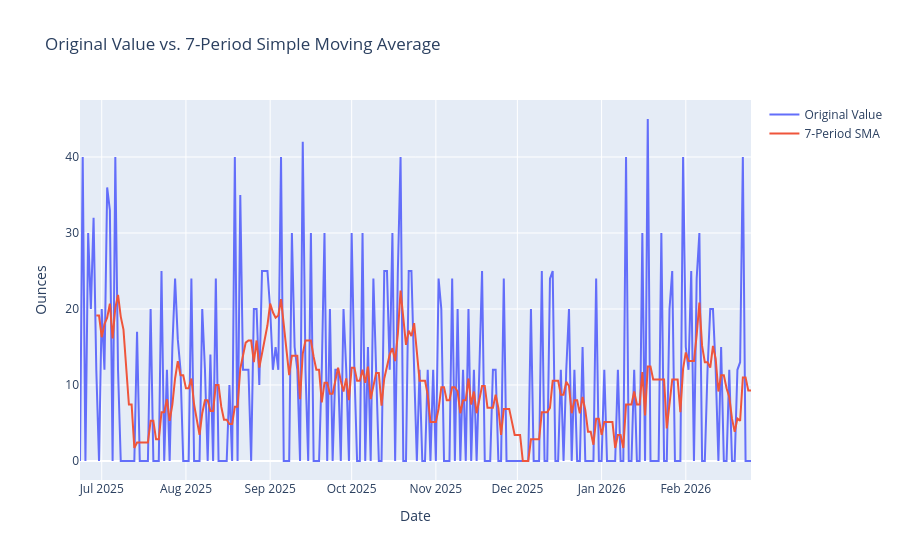

The notebook cell this image was saved under:
### Code cell
# 2. Fit an MA model (order q=2) using ARIMA
#    - In ARIMA(p,d,q), setting p=0 and d=0 makes it a pure MA model.
#    - The 'order' parameter is a tuple (p, d, q) where 'q' is the order of the MA component.
ma_model = ARIMA(y, order=(0, 0, 2)) # MA(2) model
ma_results = ma_model.fit()

# 3. Print the model summary for insight into parameters and fit
print(ma_results.summary())

##############################################################################################
# 4. Plot the forecast (in-sample)
df['SMA_7'] = df['ounces'].rolling(window=7).mean()
# Create a Plotly figure
fig = go.Figure()
# Add original data trace
fig.add_trace(go.Scatter(x=df['date'], y=df['ounces'], mode='lines', name='Original Value'))
# Add SMA trace
fig.add_trace(go.Scatter(x=df['date'], y=df['SMA_7'], mode='lines', name='7-Period SMA'))
# Update layout for better readability
fig.update_layout(title='Original Value vs. 7-Period Simple Moving Average',
                  xaxis_title='Date',
                  yaxis_title='Ounces')
# Show the plot
fig.show()
##############################################################################################

# 5. Make out-of-sample forecasts (if needed)
#    - Define the forecast horizon
forecast_horizon = 12 # Forecast 12 periods into the future
forecast_results = ma_results.forecast(steps=forecast_horizon)
print("\nOut-of-sample forecasts:")
print(forecast_results)

### Figure 1 — Plotly figure (JSON) as saved in the notebook; plotly's stock layout.template omitted (floating-point values rounded to 4 significant figures; data arrays with more than 128 entries replaced by an {"elided": "..."} marker saying what was removed)
{"data": [{"mode": "lines", "name": "Original Value", "type": "scatter", "x": {"elided": "248 str values"}, "y": {"elided": "248 float values"}}, {"mode": "lines", "name": "7-Period SMA", "type": "scatter", "x": {"elided": "248 str values"}, "y": {"elided": "248 float values"}}], "layout": {"title": {"text": "Original Value vs. 7-Period Simple Moving Average"}, "xaxis": {"title": {"text": "Date"}}, "yaxis": {"title": {"text": "Ounces"}}}}
